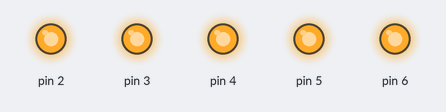
A sketch run on a simulated Arduino Uno, built with avr-gcc and run on an emulated ATmega328P. Shown: output pins drawn as LEDs (lit = HIGH).

Above: at 0.28 s.
At 3.08 s:
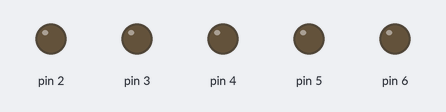
Timing chart, 0 to 3.7 s (numbered marks = the images above):
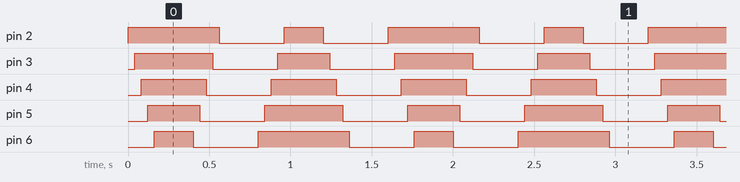

Measured:
- by itself, pin 2: repeats every 1.6 s: LOW 0.40 s, HIGH 0.24 s, LOW 0.40 s, HIGH 0.56 s
- by itself, pin 3: repeats every 1.6 s: LOW 0.40 s, HIGH 0.32 s, LOW 0.40 s, HIGH 0.48 s
- by itself, pin 4: alternates HIGH for 0.40 s and LOW for 0.40 s
- by itself, pin 5: repeats every 1.6 s: LOW 0.40 s, HIGH 0.48 s, LOW 0.40 s, HIGH 0.32 s
- by itself, pin 6: repeats every 1.6 s: LOW 0.40 s, HIGH 0.56 s, LOW 0.40 s, HIGH 0.24 s

The sketch:

exp3.ino
```cpp
void setup() {
    // put your setup code here, to run once:
    for (int i = 2; i <= 6; i++) {
        pinMode(i, OUTPUT);
    }
}

void light(int st, int ed, int step, int output, int delay_ms) {
    for (int i = st; ed >= st ? i <= ed : i >= ed; i += step) {
        digitalWrite(i, output);
        delay(delay_ms);
    }
}

void loop() {
    const int delay_ms = 40;
    light(2, 6, 1, HIGH, delay_ms);
    delay(200);
    light(6, 2, -1, LOW, delay_ms);
    delay(200);
    light(6, 2, -1, HIGH, delay_ms);
    delay(200);
    light(2, 6, 1, LOW, delay_ms);
    delay(200);
}
```
